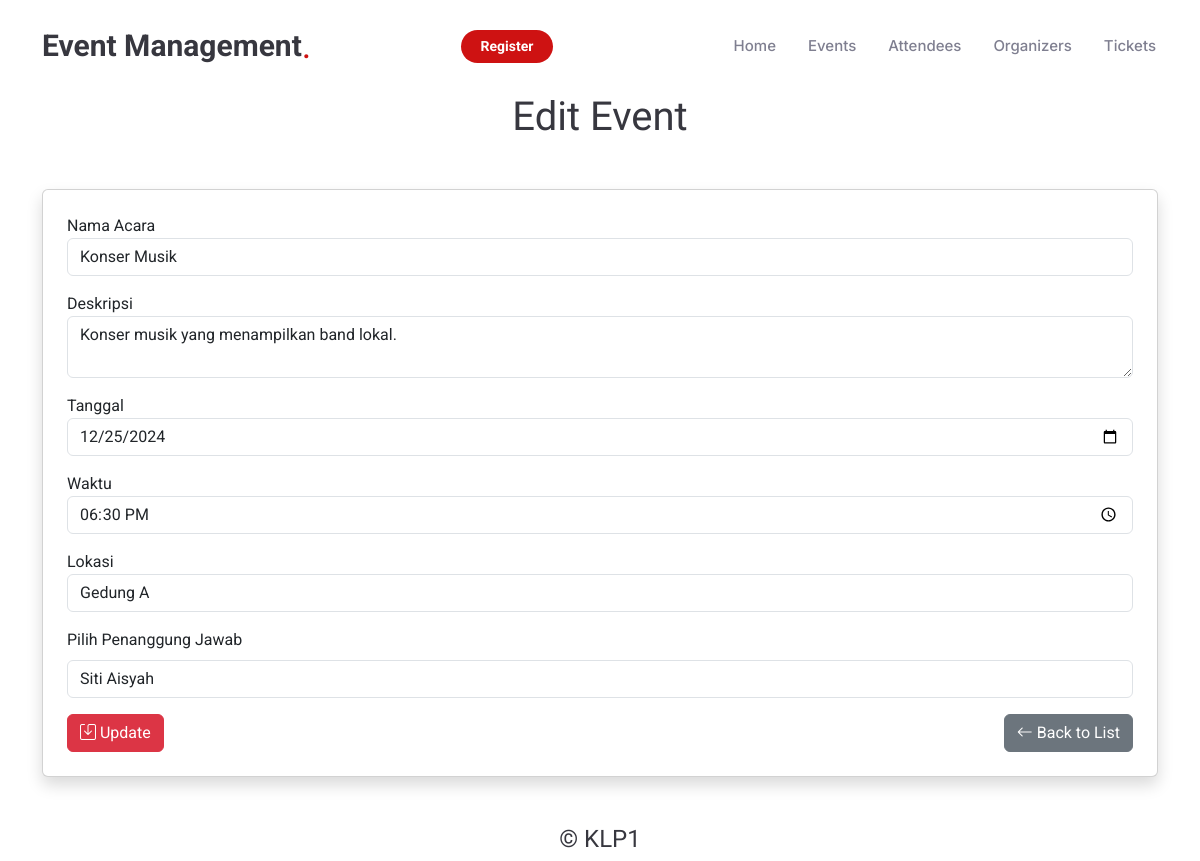
/event/edit/1, run on the app's committed database.
### tables this page shows
CREATE TABLE `events` (
  `id_events` int NOT NULL,
  `nama_acara` varchar(50) NOT NULL,
  `deskripsi` varchar(255) NOT NULL,
  `tanggal` date NOT NULL,
  `waktu` time NOT NULL,
  `lokasi` varchar(50) NOT NULL,
  `id_org` int NOT NULL
);

CREATE TABLE `organizers` (
  `id_org` int NOT NULL,
  `nama` varchar(50) NOT NULL,
  `kontak` varchar(15) NOT NULL,
  `email` varchar(30) NOT NULL,
  `jabatan` varchar(50) NOT NULL
);

### app/controllers/event_controller.php (called while the page is built, shortened)
<?php
require_once '../app/models/events_model.php';
require_once '../app/models/organizers_model.php';
class EventController {
    private $EventsModel;
    private $organizersModel;
    public function __construct() {
        $this->EventsModel = new EventsModel();
        $this->organizersModel = new OrganizersModel();
    }
    public function edit($id_events) {
        $event = $this->EventsModel->find($id_events);
        $org = $this->organizersModel->getAllOrganizers();
        require_once __DIR__ . '/../views/event/edit.php';
    }
}

### public/index.php (called while the page is built, shortened)
<?php
require_once '../routes.php';

### config/database.php (called while the page is built, shortened)
<?php
class Database {
    private $host = 'localhost';
    private $db_name = '2D_klp1';
    private $username = 'root';
    private $password = '';
    public function connect() {
        $this->conn = null;
        try {
            $this->conn = new PDO("mysql:host=" . $this->host . ";dbname=" . $this->db_name, $this->username, $this->password);
            $this->conn->setAttribute(PDO::ATTR_ERRMODE, PDO::ERRMODE_EXCEPTION);
        } catch(PDOException $e) {
            echo "Connection error: " . $e->getMessage();
        }
        return $this->conn;
    }
}
?>

### app/models/events_model.php (called while the page is built, shortened)
<?php
require_once '../config/database.php';
class EventsModel {
    private $db;
    public function __construct() {
        $this->db = (new Database())->connect();
    }
    public function find($id_events) {
        $query = $this->db->prepare("SELECT * FROM events WHERE id_events = :id_events");
        $query->bindParam(':id_events', $id_events, PDO::PARAM_INT);
        $query->execute();
        return $query->fetch(PDO::FETCH_ASSOC);
    }
}

### app/models/organizers_model.php (called while the page is built, shortened)
<?php
require_once '../config/database.php';
class OrganizersModel {
    private $db;
    public function __construct() {
        $this->db = (new Database())->connect();
    }
    public function getAllOrganizers() {
        $query = $this->db->query("SELECT * FROM organizers");
        $query->execute();
        return $query->fetchAll(PDO::FETCH_ASSOC);
    }
}

### app/views/event/edit.php (the view, shortened to what this page needs)
<!DOCTYPE html>
<html lang="en">
<head>
    <link rel="stylesheet" href="/public/assets/vendor/bootstrap/css/bootstrap.min.css">
    <link href="/public/assets/css/main.css" rel="stylesheet">
    <link href="/public/assets/vendor/bootstrap-icons/bootstrap-icons.css" rel="stylesheet">
    <link href="/public/assets/vendor/aos/aos.css" rel="stylesheet">
    <link href="/public/assets/vendor/glightbox/css/glightbox.min.css" rel="stylesheet">
    <link href="/public/assets/vendor/swiper/swiper-bundle.min.css" rel="stylesheet">
</head>
<body>
  <div class="text-center">
    <div class="container">
      <h1 class="mb-4">Edit Event</h1>
    </div>
</div>
  <main class="container my-5">
    <div class="card shadow p-4">
      <form action="/event/update/<?php echo $event['id_events']; ?>" method="POST">
        <div class="form-group mb-3">
          <label for="nama_acara">Nama Acara</label>
          <input type="text" id="nama_acara" name="nama_acara" class="form-control" value="<?php echo htmlspecialchars($event['nama_acara'] ?? ''); ?>" required>
        </div>
        <div class="form-group mb-3">
          <label for="deskripsi">Deskripsi</label>
          <textarea id="deskripsi" name="deskripsi" class="form-control" required><?php echo htmlspecialchars($event['deskripsi'] ?? ''); ?></textarea>
        </div>
        <div class="form-group mb-3">
          <label for="tanggal">Tanggal</label>
          <input type="date" id="tanggal" name="tanggal" class="form-control" value="<?php echo htmlspecialchars($event['tanggal'] ?? ''); ?>" required>
        </div>
        <div class="form-group mb-3">
          <label for="waktu">Waktu</label>
          <input type="time" id="waktu" name="waktu" class="form-control" value="<?php echo htmlspecialchars($event['waktu'] ?? ''); ?>" required>
        </div>
        <div class="form-group mb-3">
          <label for="lokasi">Lokasi</label>
          <input type="text" id="lokasi" name="lokasi" class="form-control" value="<?php echo htmlspecialchars($event['lokasi'] ?? ''); ?>" required>
        </div>
        <div class="form-group mb-3">
        <label for="id_org" class="form-label">Pilih Penanggung Jawab</label>
                <select name="id_org" class="form-control" required>
        <?php foreach ($org as $index => $or): ?>
        <option value="<?= htmlspecialchars($or['id_org']); ?>" <?= ($or['id_org'] == $event['id_org']) ? 'selected' : ''; ?>>
            <?= htmlspecialchars($or['nama']); ?>
        </option>
    <?php endforeach; ?>
</select>
        </div>
        <div class="d-flex justify-content-between">
          <button type="submit" class="btn btn-danger"><i class="bi bi-save"></i> Update</button>
          <a href="/event/index" class="btn btn-secondary"><i class="bi bi-arrow-left"></i> Back to List</a>
        </div>
      </form>
    </div>
  </main>
</body>
</html>

### public/assets/css/main.css (style rules this page uses)
:root { --default-font: "Roboto", system-ui, -apple-system, "Segoe UI", Roboto, "Helvetica Neue", Arial, "Noto Sans", "Liberation Sans", sans-serif, "Apple Color Emoji", "Segoe UI Emoji", "Segoe UI Symbol", "Noto Color Emoji"; --heading-font: "Amatic SC", sans-serif; --nav-font: "Inter", sans-serif; }
:root { --background-color: #ffffff; --default-color: #212529; --heading-color: #37373f; --accent-color: #ce1212; --surface-color: #ffffff; --contrast-color: #ffffff; }
:root { --nav-color: #7f7f90; --nav-hover-color: #ce1212; --nav-mobile-background-color: #ffffff; --nav-dropdown-background-color: #ffffff; --nav-dropdown-color: #7f7f90; --nav-dropdown-hover-color: #ce1212; }
:root { scroll-behavior: smooth; }
body { color: var(--default-color); background-color: var(--background-color); font-family: var(--default-font); }
a { color: var(--accent-color); text-decoration: none; transition: 0.3s; }
h1, h2, h3, h4, h5, h6 { color: var(--heading-color); font-family: var(--heading-font); }

### data on the page
events: nama_acara "Konser Musik", deskripsi "Konser musik yang menampilkan band lokal.", tanggal "12/25/2024", waktu "18:30:00", lokasi "Gedung A", id_org "Siti Aisyah"
